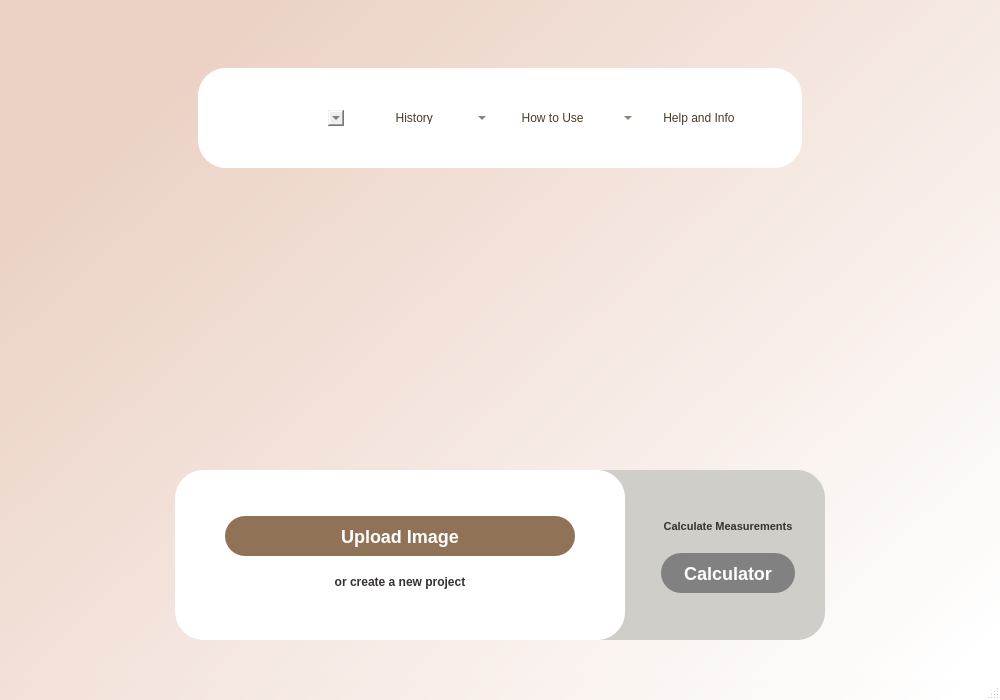
<?xml version="1.0" encoding="UTF-8"?>
<ui version="4.0">
 <class>MainWindow</class>
 <widget class="QMainWindow" name="MainWindow">
  <property name="windowModality">
   <enum>Qt::NonModal</enum>
  </property>
  <property name="enabled">
   <bool>true</bool>
  </property>
  <property name="geometry">
   <rect>
    <x>0</x>
    <y>0</y>
    <width>1000</width>
    <height>700</height>
   </rect>
  </property>
  <property name="minimumSize">
   <size>
    <width>1000</width>
    <height>700</height>
   </size>
  </property>
  <property name="maximumSize">
   <size>
    <width>983</width>
    <height>573</height>
   </size>
  </property>
  <property name="windowTitle">
   <string>MainWindow</string>
  </property>
  <property name="styleSheet">
   <string notr="true">#MainWindow{
background-color: qlineargradient(spread:pad, x1:0.045, y1:0.261, x2:0.988636, y2:0.955, stop:0 rgba(235, 209, 196, 255), stop:1 rgba(255, 255, 255, 255));
width: fit-content;
heigth: fit-content;
block-size: fit-content;
}
</string>
  </property>
  <widget class="QWidget" name="centralwidget">
   <property name="styleSheet">
    <string notr="true">#centralwidget{
background-color: qlineargradient(spread:pad, x1:0.045, y1:0.261, x2:0.988636, y2:0.955, stop:0 rgba(235, 209, 196, 255), stop:1 rgba(255, 255, 255, 255));
width: fit-content;
heigth: fit-content;
block-size: fit-content;
}</string>
   </property>
   <layout class="QHBoxLayout" name="horizontalLayout_2">
    <item>
     <widget class="QWidget" name="widget" native="true">
      <property name="styleSheet">
       <string notr="true">width: fit-content;
block-size: fit-content;</string>
      </property>
      <layout class="QVBoxLayout" name="verticalLayout">
       <item>
        <widget class="QWidget" name="widget_2" native="true">
         <layout class="QVBoxLayout" name="verticalLayout_3">
          <property name="leftMargin">
           <number>180</number>
          </property>
          <property name="topMargin">
           <number>50</number>
          </property>
          <property name="rightMargin">
           <number>180</number>
          </property>
          <property name="bottomMargin">
           <number>60</number>
          </property>
          <item>
           <widget class="QWidget" name="threeBtn" native="true">
            <property name="minimumSize">
             <size>
              <width>0</width>
              <height>0</height>
             </size>
            </property>
            <property name="styleSheet">
             <string notr="true">#threeBtn{
background-color: rgb(255, 255, 255);
border-radius:28px;
}
</string>
            </property>
            <layout class="QHBoxLayout" name="horizontalLayout">
             <property name="spacing">
              <number>20</number>
             </property>
             <property name="leftMargin">
              <number>20</number>
             </property>
             <property name="topMargin">
              <number>15</number>
             </property>
             <property name="rightMargin">
              <number>20</number>
             </property>
             <property name="bottomMargin">
              <number>15</number>
             </property>
             <item>
              <widget class="QComboBox" name="myProjects">
               <property name="minimumSize">
                <size>
                 <width>25</width>
                 <height>0</height>
                </size>
               </property>
               <property name="toolTip">
                <string/>
               </property>
               <property name="styleSheet">
                <string notr="true">#myProjects{
border-radius:4px;
font: 600 12pt &quot;Segoe UI&quot;;
color:#4A3B28;
}
#myProjects::drop-down{
image:url(:/images/arrowdown.png);
width: 20px;
height: 20px;
}
#myProjects QAbstractItemView {
background-color: rgba(255, 255, 255, 0.75);
border-bottom-left-radius: 15px;
border-bottom-right-radius: 15px;
padding: 10px;
outline: none;
}
#myProjects QAbstractItemView::item {
background-color: #FFFFFF;
color: #4A3B28;
text-align: center;
    }
#myProjects.comboBoxClass QLineEdit {
    text-align: center;
}
QListView{
    border:                 none;
    color:                      rgb(87, 96, 134);
    background-color:   rgb(255, 255, 255);
    font-weight:            bold;
    selection-background-color: rgb(47, 175, 178);
    show-decoration-selected: 1;
    margin-left:                -10px;
    padding-left    :           15px;
}

QListView::item:hover{

    background-color:   rgb(47, 175, 178);
    border:                 none;
}</string>
               </property>
              </widget>
             </item>
             <item>
              <widget class="QComboBox" name="history">
               <property name="styleSheet">
                <string notr="true">#history{
border-radius:4px;
font: 600 12pt &quot;Segoe UI&quot;;
color:#4A3B28;
background: transparent;
}
#history::drop-down{
image:url(:/images/arrowdown.png);
width: 20px;
height: 20px;
}
#history QAbstractItemView {
background-color: rgba(255, 255, 255, 0.75);
border-bottom-left-radius: 15px;
border-bottom-right-radius: 15px;
padding: 10px;
outline: none;
}
#history QAbstractItemView::item {
background-color: #FFFFFF;
color: #4A3B28;
text-align: center;
    }
#history.comboBoxClass QLineEdit {
    text-align: center;
}</string>
               </property>
               <item>
                <property name="text">
                 <string>        History</string>
                </property>
               </item>
              </widget>
             </item>
             <item>
              <widget class="QComboBox" name="howtoUse">
               <property name="styleSheet">
                <string notr="true">#howtoUse{
border-radius:4px;
font: 600 12pt &quot;Segoe UI&quot;;
color:#4A3B28;
background: transparent;
}
#howtoUse::drop-down{
image:url(:/images/arrowdown.png);
width: 20px;
height: 20px;
}
#howtoUse QAbstractItemView {
background-color: rgba(255, 255, 255, 0.75);
border-bottom-left-radius: 15px;
border-bottom-right-radius: 15px;
padding: 10px;
outline: none;
}
#howtoUse QAbstractItemView::item {
background-color: #FFFFFF;
color: #4A3B28;
text-align: center;
    }
#howtoUse.comboBoxClass QLineEdit {
    text-align: center;
}</string>
               </property>
               <item>
                <property name="text">
                 <string>  How to Use</string>
                </property>
               </item>
              </widget>
             </item>
             <item>
              <widget class="QWidget" name="how_widget" native="true">
               <layout class="QHBoxLayout" name="horizontalLayout_5">
                <property name="spacing">
                 <number>0</number>
                </property>
                <property name="leftMargin">
                 <number>0</number>
                </property>
                <property name="topMargin">
                 <number>0</number>
                </property>
                <property name="rightMargin">
                 <number>0</number>
                </property>
                <property name="bottomMargin">
                 <number>0</number>
                </property>
                <item>
                 <widget class="QPushButton" name="how_btn2">
                  <property name="styleSheet">
                   <string notr="true">font: 600 12pt &quot;Segoe UI&quot;;
color:#4A3B28;
background: transparent;</string>
                  </property>
                  <property name="text">
                   <string>Help and Info</string>
                  </property>
                  <property name="iconSize">
                   <size>
                    <width>21</width>
                    <height>21</height>
                   </size>
                  </property>
                  <property name="default">
                   <bool>false</bool>
                  </property>
                  <property name="flat">
                   <bool>true</bool>
                  </property>
                 </widget>
                </item>
                <item>
                 <widget class="QPushButton" name="how_btn">
                  <property name="maximumSize">
                   <size>
                    <width>40</width>
                    <height>16777215</height>
                   </size>
                  </property>
                  <property name="styleSheet">
                   <string notr="true">
background: transparent;</string>
                  </property>
                  <property name="text">
                   <string/>
                  </property>
                  <property name="icon">
                   <iconset resource="../images/images.qrc">
                    <normaloff>:/images/arrowdown.png</normaloff>:/images/arrowdown.png</iconset>
                  </property>
                  <property name="iconSize">
                   <size>
                    <width>21</width>
                    <height>21</height>
                   </size>
                  </property>
                  <property name="flat">
                   <bool>true</bool>
                  </property>
                 </widget>
                </item>
               </layout>
              </widget>
             </item>
            </layout>
           </widget>
          </item>
         </layout>
        </widget>
       </item>
       <item>
        <widget class="QWidget" name="widget_3" native="true">
         <layout class="QVBoxLayout" name="verticalLayout_2">
          <item>
           <widget class="QWidget" name="widget_6" native="true">
            <property name="styleSheet">
             <string notr="true">background-image:url(:/images/Crackterize.png);
background-repeat: no-repeat; 
background-position: center;</string>
            </property>
           </widget>
          </item>
         </layout>
        </widget>
       </item>
       <item>
        <widget class="QWidget" name="widget_4" native="true">
         <layout class="QHBoxLayout" name="horizontalLayout_3">
          <property name="leftMargin">
           <number>100</number>
          </property>
          <property name="topMargin">
           <number>20</number>
          </property>
          <property name="rightMargin">
           <number>100</number>
          </property>
          <property name="bottomMargin">
           <number>20</number>
          </property>
          <item>
           <widget class="QWidget" name="widget_5" native="true">
            <property name="maximumSize">
             <size>
              <width>650</width>
              <height>170</height>
             </size>
            </property>
            <property name="styleSheet">
             <string notr="true">#widget_5{
background-color: #cfcec9;
border-radius:28px;
}</string>
            </property>
            <layout class="QHBoxLayout" name="horizontalLayout_4">
             <property name="leftMargin">
              <number>0</number>
             </property>
             <property name="topMargin">
              <number>0</number>
             </property>
             <property name="rightMargin">
              <number>0</number>
             </property>
             <property name="bottomMargin">
              <number>0</number>
             </property>
             <item>
              <widget class="QWidget" name="widgetUpload" native="true">
               <property name="minimumSize">
                <size>
                 <width>450</width>
                 <height>0</height>
                </size>
               </property>
               <property name="maximumSize">
                <size>
                 <width>500</width>
                 <height>170</height>
                </size>
               </property>
               <property name="styleSheet">
                <string notr="true">#widgetUpload{
background-color: rgb(255, 255, 255);
border-radius:28px;
}
        
</string>
               </property>
               <layout class="QVBoxLayout" name="verticalLayout_5">
                <property name="spacing">
                 <number>0</number>
                </property>
                <property name="leftMargin">
                 <number>50</number>
                </property>
                <property name="topMargin">
                 <number>30</number>
                </property>
                <property name="rightMargin">
                 <number>50</number>
                </property>
                <property name="bottomMargin">
                 <number>30</number>
                </property>
                <item>
                 <widget class="QPushButton" name="uploadImg">
                  <property name="styleSheet">
                   <string notr="true">#uploadImg{
height:40px;
font-weight:bold;
font-size:18px;
color:white;
background-color: rgb(144, 115, 87);
border-top-left-radius :20px;
border-top-right-radius : 20px; 
border-bottom-left-radius : 20px; 
border-bottom-right-radius : 20px;
}
#uploadImg:hover{
color:rgb(144, 115, 87);
border :2px solid rgb(144, 115, 87);
background-color: rgb(255, 255, 255);
}
</string>
                  </property>
                  <property name="text">
                   <string>Upload Image</string>
                  </property>
                 </widget>
                </item>
                <item>
                 <widget class="QPushButton" name="create">
                  <property name="styleSheet">
                   <string notr="true">#create{
font-weight:bold;
 color:#363131;
background-color: rgb(255, 255, 255);
border :3px solid rgb(255, 255, 255);
 }
#create:hover{
background-color:rgb(255, 255, 255);}
</string>
                  </property>
                  <property name="text">
                   <string>or create a new project</string>
                  </property>
                 </widget>
                </item>
               </layout>
              </widget>
             </item>
             <item>
              <widget class="QWidget" name="widgetUpload_2" native="true">
               <property name="styleSheet">
                <string notr="true">#widgetUpload{
background-color: rgb(255, 255, 255);
border-radius:28px;
}
        
</string>
               </property>
               <layout class="QVBoxLayout" name="verticalLayout_6">
                <property name="spacing">
                 <number>0</number>
                </property>
                <property name="leftMargin">
                 <number>30</number>
                </property>
                <property name="topMargin">
                 <number>30</number>
                </property>
                <property name="rightMargin">
                 <number>30</number>
                </property>
                <property name="bottomMargin">
                 <number>30</number>
                </property>
                <item>
                 <widget class="QPushButton" name="create_2">
                  <property name="font">
                   <font>
                    <pointsize>8</pointsize>
                    <bold>true</bold>
                   </font>
                  </property>
                  <property name="styleSheet">
                   <string notr="true">#create_2{
font-weight:bold;
 color:#363131;
background-color: #cfcec9;
border :3px solid #cfcec9;
 }
#create_2:hover{
background-color:rgb(255, 255, 255);}
</string>
                  </property>
                  <property name="text">
                   <string>Calculate Measurements</string>
                  </property>
                 </widget>
                </item>
                <item>
                 <widget class="QPushButton" name="uploadImg_2">
                  <property name="styleSheet">
                   <string notr="true">#uploadImg_2{
height:40px;
font-weight:bold;
font-size:18px;
color:white;
background-color: #818181;
border-top-left-radius :20px;
border-top-right-radius : 20px; 
border-bottom-left-radius : 20px; 
border-bottom-right-radius : 20px;
}
#uploadImg_2:hover{
color:#818181;
border :2px solid #818181;
background-color: rgb(255, 255, 255);
}
</string>
                  </property>
                  <property name="text">
                   <string>Calculator</string>
                  </property>
                 </widget>
                </item>
               </layout>
              </widget>
             </item>
            </layout>
           </widget>
          </item>
         </layout>
        </widget>
       </item>
      </layout>
     </widget>
    </item>
   </layout>
  </widget>
  <widget class="QStatusBar" name="statusbar"/>
 </widget>
 <resources>
  <include location="../images/images.qrc"/>
 </resources>
 <connections/>
</ui>
